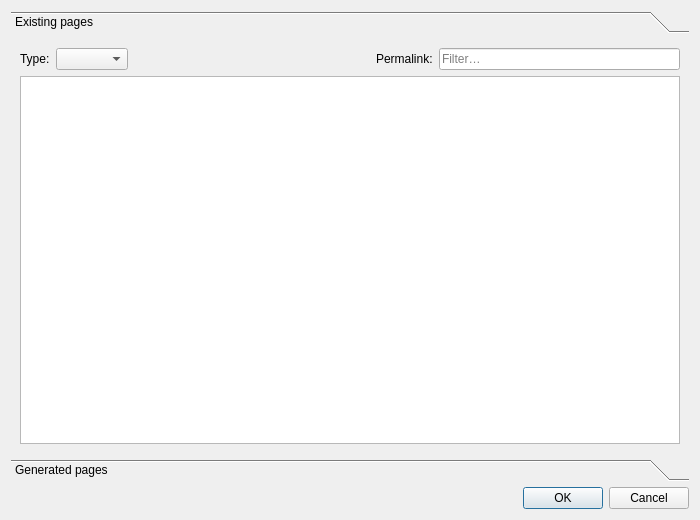
<?xml version="1.0" encoding="UTF-8"?>
<ui version="4.0">
 <class>DialogPickPage</class>
 <widget class="QDialog" name="DialogPickPage">
  <property name="geometry">
   <rect>
    <x>0</x>
    <y>0</y>
    <width>700</width>
    <height>520</height>
   </rect>
  </property>
  <property name="windowTitle">
   <string>Pick a Page</string>
  </property>
  <layout class="QVBoxLayout" name="verticalLayout">
   <item>
    <widget class="QToolBox" name="toolBox">
     <property name="currentIndex">
      <number>0</number>
     </property>
     <widget class="QWidget" name="pageExisting">
      <property name="geometry">
       <rect>
        <x>0</x>
        <y>0</y>
        <width>682</width>
        <height>400</height>
       </rect>
      </property>
      <attribute name="label">
       <string>Existing pages</string>
      </attribute>
      <layout class="QVBoxLayout" name="vboxExisting">
       <item>
        <layout class="QHBoxLayout" name="hboxFilterExisting">
         <item>
          <widget class="QLabel" name="labelTypeExisting">
           <property name="text">
            <string>Type:</string>
           </property>
          </widget>
         </item>
         <item>
          <widget class="QComboBox" name="comboTypeExisting"/>
         </item>
         <item>
          <spacer name="spacerExisting">
           <property name="orientation">
            <enum>Qt::Horizontal</enum>
           </property>
           <property name="sizeHint" stdset="0">
            <size>
             <width>40</width>
             <height>20</height>
            </size>
           </property>
          </spacer>
         </item>
         <item>
          <widget class="QLabel" name="labelPermalinkExisting">
           <property name="text">
            <string>Permalink:</string>
           </property>
          </widget>
         </item>
         <item>
          <widget class="QLineEdit" name="lineEditPermalinkExisting">
           <property name="placeholderText">
            <string>Filter…</string>
           </property>
          </widget>
         </item>
        </layout>
       </item>
       <item>
        <widget class="QTableView" name="tableExisting">
         <property name="selectionMode">
          <enum>QAbstractItemView::SingleSelection</enum>
         </property>
         <property name="selectionBehavior">
          <enum>QAbstractItemView::SelectRows</enum>
         </property>
         <property name="editTriggers">
          <set>QAbstractItemView::NoEditTriggers</set>
         </property>
         <property name="sortingEnabled">
          <bool>true</bool>
         </property>
        </widget>
       </item>
      </layout>
     </widget>
     <widget class="QWidget" name="pageGenerated">
      <property name="geometry">
       <rect>
        <x>0</x>
        <y>0</y>
        <width>682</width>
        <height>400</height>
       </rect>
      </property>
      <attribute name="label">
       <string>Generated pages</string>
      </attribute>
      <layout class="QVBoxLayout" name="vboxGenerated">
       <item>
        <layout class="QHBoxLayout" name="hboxFilterGenerated">
         <item>
          <widget class="QLabel" name="labelTypeGenerated">
           <property name="text">
            <string>Type:</string>
           </property>
          </widget>
         </item>
         <item>
          <widget class="QComboBox" name="comboTypeGenerated"/>
         </item>
         <item>
          <spacer name="spacerGenerated">
           <property name="orientation">
            <enum>Qt::Horizontal</enum>
           </property>
           <property name="sizeHint" stdset="0">
            <size>
             <width>40</width>
             <height>20</height>
            </size>
           </property>
          </spacer>
         </item>
         <item>
          <widget class="QLabel" name="labelPermalinkGenerated">
           <property name="text">
            <string>Permalink:</string>
           </property>
          </widget>
         </item>
         <item>
          <widget class="QLineEdit" name="lineEditPermalinkGenerated">
           <property name="placeholderText">
            <string>Filter…</string>
           </property>
          </widget>
         </item>
        </layout>
       </item>
       <item>
        <widget class="QTableView" name="tableGenerated">
         <property name="selectionMode">
          <enum>QAbstractItemView::SingleSelection</enum>
         </property>
         <property name="selectionBehavior">
          <enum>QAbstractItemView::SelectRows</enum>
         </property>
         <property name="editTriggers">
          <set>QAbstractItemView::NoEditTriggers</set>
         </property>
         <property name="sortingEnabled">
          <bool>true</bool>
         </property>
        </widget>
       </item>
      </layout>
     </widget>
    </widget>
   </item>
   <item>
    <widget class="QDialogButtonBox" name="buttonBox">
     <property name="orientation">
      <enum>Qt::Horizontal</enum>
     </property>
     <property name="standardButtons">
      <set>QDialogButtonBox::Cancel|QDialogButtonBox::Ok</set>
     </property>
    </widget>
   </item>
  </layout>
 </widget>
 <resources/>
 <connections>
  <connection>
   <sender>buttonBox</sender>
   <signal>accepted()</signal>
   <receiver>DialogPickPage</receiver>
   <slot>accept()</slot>
   <hints>
    <hint type="sourcelabel"><x>350</x><y>500</y></hint>
    <hint type="destinationlabel"><x>350</x><y>520</y></hint>
   </hints>
  </connection>
  <connection>
   <sender>buttonBox</sender>
   <signal>rejected()</signal>
   <receiver>DialogPickPage</receiver>
   <slot>reject()</slot>
   <hints>
    <hint type="sourcelabel"><x>350</x><y>500</y></hint>
    <hint type="destinationlabel"><x>350</x><y>520</y></hint>
   </hints>
  </connection>
 </connections>
</ui>
